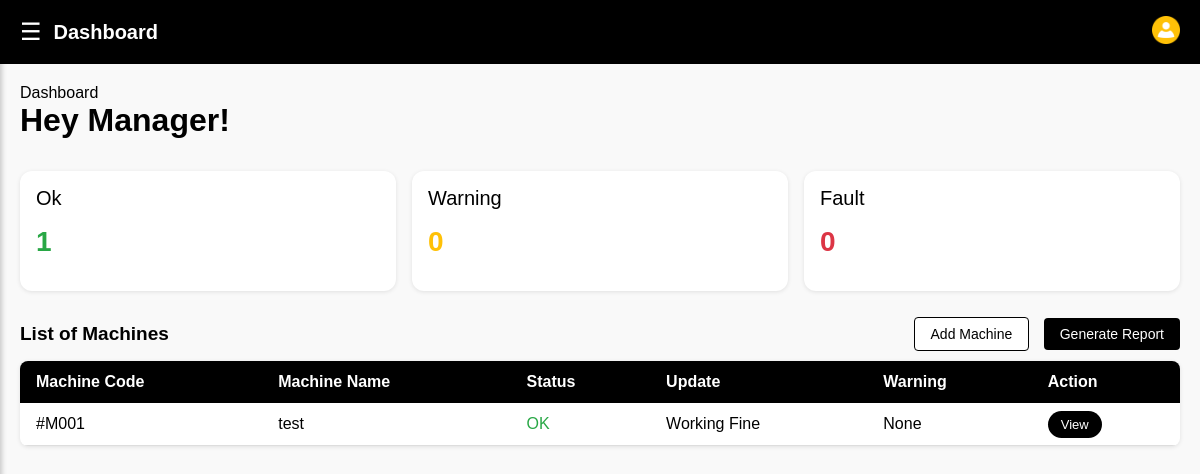
/manager/ (signed in), run on an earlier commit of the app's database.
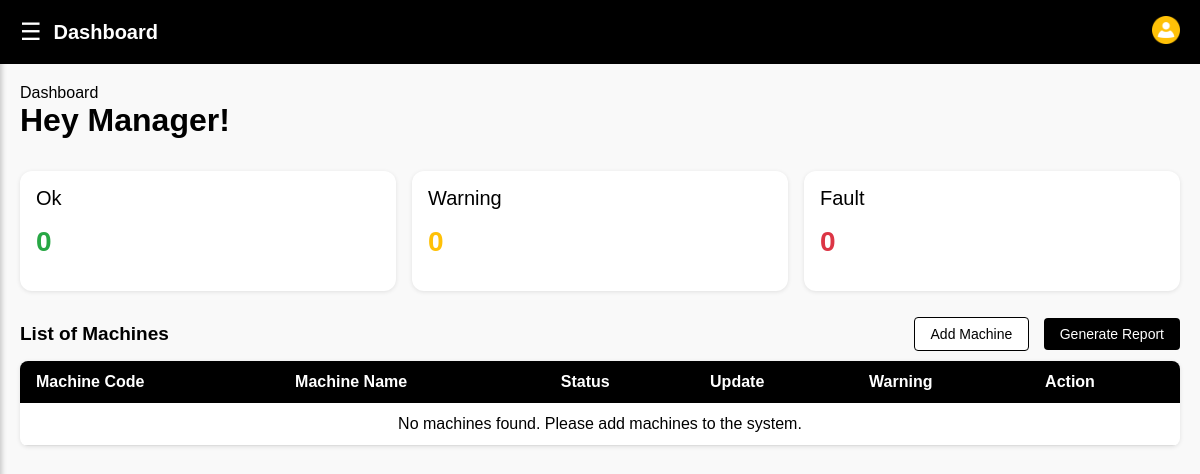
And on a later commit of the database.
### core/models.py (models this page shows, shortened)
class Machine(models.Model):
    STATUS_CHOICES = (
        ('ok', 'OK'),
        ('warning', 'Warning'),
        ('fault', 'Fault'),
    )
    code = models.CharField(max_length=10, unique=True)
    name = models.CharField(max_length=100)
    description = models.TextField()
    status = models.CharField(max_length=20, choices=STATUS_CHOICES, default='ok')
    update_text = models.CharField(max_length=255, default='Working Fine')
    warning_text = models.CharField(max_length=255, blank=True, null=True)
    image = models.ImageField(upload_to='machines/', blank=True, null=True)
    created_at = models.DateTimeField(auto_now_add=True)
    updated_at = models.DateTimeField(auto_now=True)

### core/views.py (the view)
# urls.py: path('manager/', views.manager_dashboard, name='manager'),
@login_required
@user_passes_test(is_manager)
def manager_dashboard(request):
    status_counts = Machine.objects.values('status').annotate(count=Count('status'))
    status_dict = {item['status']: item['count'] for item in status_counts}
    machines = Machine.objects.all().order_by('code')
    context = {
        'ok_count': status_dict.get('ok', 0),
        'warning_count': status_dict.get('warning', 0),
        'fault_count': status_dict.get('fault', 0),
        'machines': machines,
    }
    return render(request, 'core/manager-dashboard.html', context)

### core/views.py (called while the page is built)
def is_manager(user):
    return user.is_authenticated and user.user_type == 'manager'

### core/templates/core/manager-dashboard.html (shortened to what this page needs)
{% extends 'core/base.html' %}
{% load static %}
{% block extra_css %}<link rel="stylesheet" href="{% static 'css/manager.css' %}">{% endblock %}
{% block content %}
{% include 'core/navbar.html' %}
{% block navbar_title %}Dashboard{% endblock %}
<h1>Hey Manager!</h1>
<div class="Statustile">
    <div class="card"><div class="status">Ok</div><div class="workingfine"><h1>{{ ok_count }}</h1></div></div>
    <div class="card"><div class="status">Warning</div><div class="inwarning"><h1>{{ warning_count }}</h1></div></div>
    <div class="card"><div class="status">Fault</div><div class="underfault"><h1>{{ fault_count }}</h1></div></div>
</div>
<div class="listofmachines">
    <h2>List of Machines</h2>
    <div>
        <a href="{% url 'add-machine' %}" class="addmachine" style="margin-right: 10px;">Add Machine</a>
        <a href="{% url 'generate-report' %}" class="generatebutton">Generate Report</a>
    </div>
</div>
<table>
    <thead>
        <tr><th>Machine Code</th><th>Machine Name</th><th>Status</th><th>Update</th><th>Warning</th><th>Action</th></tr>
    </thead>
    <tbody>
        {% for machine in machines %}
        <tr>
            <td>#{{ machine.code }}</td>
            <td>{{ machine.name }}</td>
            <td class="{{ machine.status }}">{{ machine.get_status_display }}</td>
            <td>{{ machine.update_text }}</td>
            <td>{{ machine.warning_text|default:"None" }}</td>
            <td><a href="{% url 'machine-detail' machine_id=machine.id %}" class="viewbutton">View</a></td>
        </tr>
        {% empty %}
        <tr>
            <td colspan="6" style="text-align: center;">No machines found. Please add machines to the system.</td>
        </tr>
        {% endfor %}
    </tbody>
</table>
{% endblock %}

What changed in the data, as far as the page shows it:
removed Machine: code "M001", name "test", status "OK", update_text "Working Fine", warning_text "None"
Also different on the page:
{{ ok_count }}: "1" → "0"
text now shown: "No machines found. Please add machines to the system."
